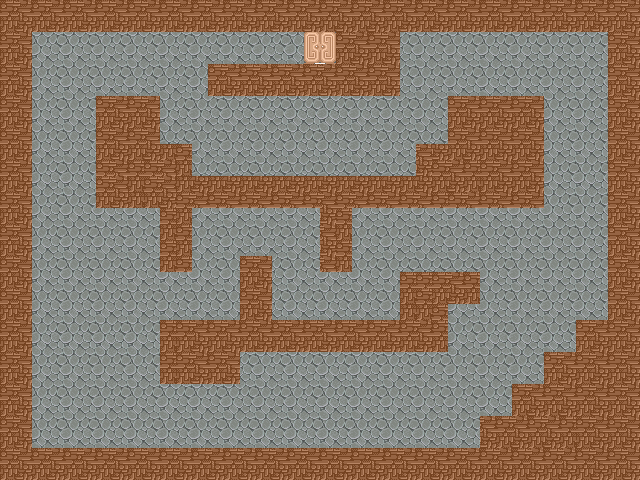

A 2D game scene composited from a Tiled map and its tileset images. What follows is a short description and the map's XML, with each tile layer's data collapsed to a summary:
An orthogonal 40x30 tile map with 16x16 px tiles, 3 tile layers (bgLayer, wallLayer, itemLayer), 2 tilesets.

<map version="1.10" tiledversion="1.10.2" orientation="orthogonal" renderorder="right-down" width="40" height="30" tilewidth="16" tileheight="16" infinite="0" nextlayerid="6" nextobjectid="18">
 <editorsettings>
  <export target="level1.json" format="json" />
 </editorsettings>
 <tileset firstgid="1" name="tile" tilewidth="16" tileheight="16" tilecount="36" columns="18">
  <image source="tile.png" trans="000000" width="288" height="32" />
  <tile id="2">
   <properties>
    <property name="collides" type="bool" value="true" />
   </properties>
  </tile>
  <tile id="3">
   <properties>
    <property name="collides" type="bool" value="true" />
   </properties>
  </tile>
  <tile id="6">
   <properties>
    <property name="collides" type="bool" value="true" />
   </properties>
  </tile>
  <tile id="7">
   <properties>
    <property name="collides" type="bool" value="true" />
   </properties>
  </tile>
  <tile id="8">
   <properties>
    <property name="collides" type="bool" value="true" />
   </properties>
  </tile>
  <tile id="9">
   <properties>
    <property name="collides" type="bool" value="true" />
   </properties>
  </tile>
  <tile id="10">
   <properties>
    <property name="collides" type="bool" value="true" />
   </properties>
  </tile>
  <tile id="11">
   <properties>
    <property name="collides" type="bool" value="true" />
   </properties>
  </tile>
  <tile id="12">
   <properties>
    <property name="collides" type="bool" value="true" />
   </properties>
  </tile>
  <tile id="13">
   <properties>
    <property name="collides" type="bool" value="true" />
   </properties>
  </tile>
  <tile id="20">
   <properties>
    <property name="collides" type="bool" value="true" />
   </properties>
  </tile>
  <tile id="21">
   <properties>
    <property name="collides" type="bool" value="true" />
   </properties>
  </tile>
  <tile id="24">
   <properties>
    <property name="collides" type="bool" value="true" />
   </properties>
  </tile>
  <tile id="25">
   <properties>
    <property name="collides" type="bool" value="true" />
   </properties>
  </tile>
  <tile id="26">
   <properties>
    <property name="collides" type="bool" value="true" />
   </properties>
  </tile>
  <tile id="27">
   <properties>
    <property name="collides" type="bool" value="true" />
   </properties>
  </tile>
  <tile id="28">
   <properties>
    <property name="collides" type="bool" value="true" />
   </properties>
  </tile>
  <tile id="29">
   <properties>
    <property name="collides" type="bool" value="true" />
   </properties>
  </tile>
  <tile id="30">
   <properties>
    <property name="collides" type="bool" value="true" />
   </properties>
  </tile>
  <tile id="31">
   <properties>
    <property name="collides" type="bool" value="true" />
   </properties>
  </tile>
 </tileset>
 <tileset firstgid="37" name="item" tilewidth="16" tileheight="16" tilecount="4" columns="2">
  <image source="item.png" trans="000000" width="32" height="32" />
 </tileset>
 <layer id="1" name="bgLayer" width="40" height="30">
  <data>[1200 cells, 1200 non-empty, 4 distinct tile ids]</data>
 </layer>
 <layer id="3" name="wallLayer" width="40" height="30">
  <data>[1200 cells, 533 non-empty, 4 distinct tile ids]</data>
 </layer>
 <layer id="4" name="itemLayer" width="40" height="30">
  <data>[1200 cells, 4 non-empty, 4 distinct tile ids]</data>
 </layer>
</map>